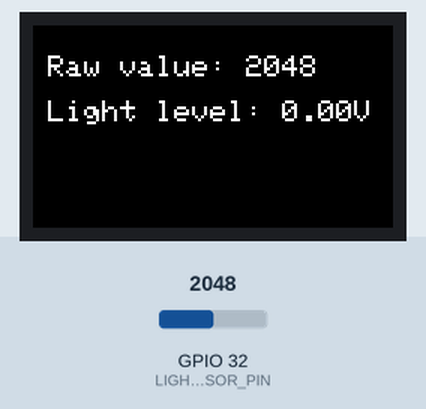
Simulated run of this sketch. Board: ESP32. Parts: 240×135 colour display. Inputs (shaded band) come from the test bench; at power-on: GPIO 32 (LIGHT_SENSOR_PIN) = 2048. WiFi joins after 1.5 s; servers stay silent unless stated; no MQTT or app messages arrive unless stated; what the sketch prints to the serial monitor is not drawn.

Above: at 2.8 s.
2.9 s: GPIO 32 (LIGHT_SENSOR_PIN) set to 3040
At 5.0 s:
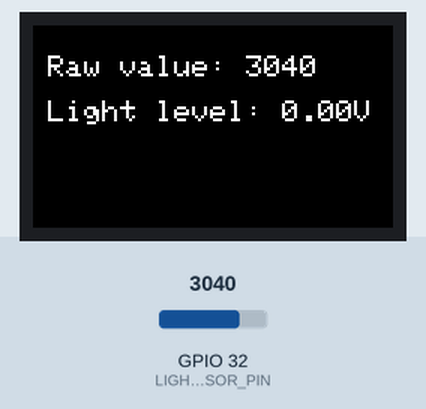
5.3 s: GPIO 32 (LIGHT_SENSOR_PIN) set to 2930
At 7.1 s:
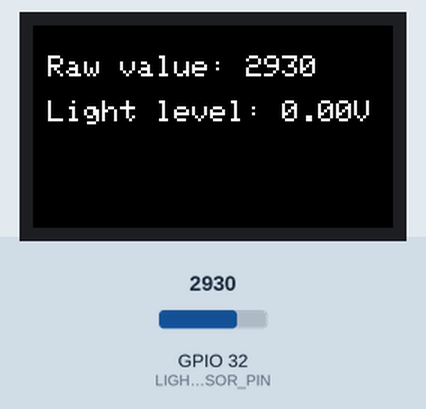
7.4 s: GPIO 32 (LIGHT_SENSOR_PIN) set to 633
At 9.0 s:
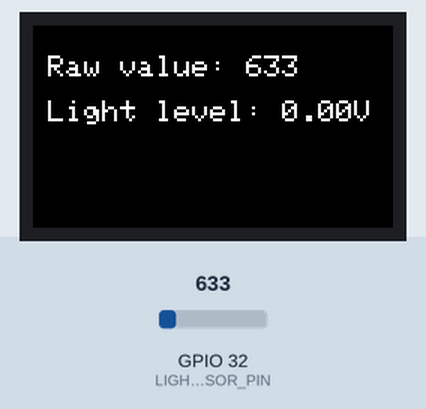
9.4 s: GPIO 32 (LIGHT_SENSOR_PIN) set to 556
At 10.9 s:
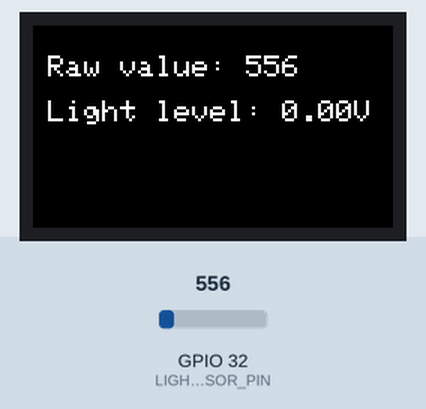
Timing chart, 0 to 12.4 s (numbered marks = the images above; inputs shaded):
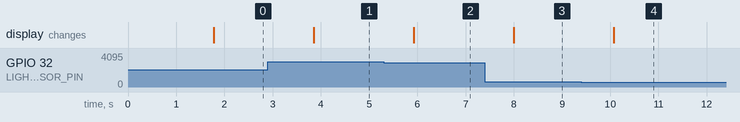

The sketch:

light-mqtt.ino
```cpp
#include <Wire.h>
#include <M5StickCPlus.h>
#include <WiFi.h>
#include <PubSubClient.h>
#include <ArduinoJson.h>

#define NODE_ID 4;
#define TOPIC "sensor/light"
#define SSID "vqqqq"
#define pw "qwerty123"
#define mqtt_server_ip "192.168.137.253"

#define LIGHT_SENSOR_PIN 32  // ADC1 Channel 0 (GPIO36)

// Wi-Fi and MQTT setup

const char* ssid = SSID;
const char* password = pw;
const char* mqtt_server = mqtt_server_ip; //pi's ip address

const char* mqtt_topic = TOPIC; // MQTT Topic

// Create instances
WiFiClient espClient;
PubSubClient client(espClient);

void setup_wifi() {
    Serial.print("Connecting to Wi-Fi...");
    WiFi.begin(ssid, password);

    while (WiFi.status() != WL_CONNECTED) {
        delay(500);
        Serial.print(".");
    }

    Serial.println("\nWi-Fi connected. IP: " + WiFi.localIP().toString());
}

void reconnect_mqtt() {
    while (!client.connected()) {
        Serial.print("Connecting to MQTT...");
        if (client.connect("M5StickCPlus_Client")) {
            Serial.println("Connected!");
        } else {
            Serial.print("Failed. State=");
            Serial.print(client.state());
            Serial.println(" Retrying in 5s...");
            delay(5000);
        }
    }
}

void setup() {
    Serial.begin(115200);
    while (!Serial) { delay(10); }
    M5.begin();             // Initialize M5StickC Plus
    M5.Lcd.setRotation(1);  // Rotate display for better readability
    M5.Lcd.fillScreen(BLACK);
    M5.Lcd.setTextColor(WHITE);
    M5.Lcd.setTextSize(2);
    Serial.begin(115200);   // Start serial communication
    setup_wifi();
    client.setServer(mqtt_server, 1883);
}

void loop() {
    if (!client.connected()) {
        reconnect_mqtt();
    }
    client.loop(); // Maintain MQTT connection

    // Read light sensor value
    char* light_level;
    int rawValue = analogRead(LIGHT_SENSOR_PIN);  // Read light sensor value (0 - 4095)
    float voltage = rawValue * (3.3 / 4095.0);    // Convert ADC value to voltage
    int darkness = map(rawValue, 0, 4095, 0, 100);  // Map to 0 - 100% brightness
    int brightness = 100 - darkness;
    if (rawValue < 600) {
      light_level = "Over exposed";
    } else if (rawValue > 3000) {
      light_level = "Under exposed";
    } else {
      light_level = "Normal";
    }

    // Display on Serial Monitor
    Serial.print("Raw ADC Value: ");
    Serial.print(rawValue);
    Serial.print(" | Light Level: ");
    Serial.print(light_level);
    Serial.print(" | Voltage: ");
    Serial.print(voltage, 2);
    Serial.print("V | Brightness: ");
    //Serial.print(brightness);
    //Serial.println("%");

    // Display on M5StickC LCD
    M5.Lcd.fillScreen(BLACK);
    M5.Lcd.setCursor(10, 20);
    M5.Lcd.printf("Raw value: %d", rawValue);
    M5.Lcd.setCursor(10, 50);
    M5.Lcd.printf("Light level: %.2fV", light_level);
    M5.Lcd.setCursor(10, 80);
    //M5.Lcd.printf("Brightness: %.0f%%", brightness);

    // Create JSON object
    StaticJsonDocument<200> jsonDoc;

    jsonDoc["id"] = NODE_ID;
    jsonDoc["light"] = rawValue;
    jsonDoc["brightness"] = brightness;

    char jsonBuffer[200];
    serializeJson(jsonDoc, jsonBuffer);


    // Publish JSON to MQTT
    if (client.publish(mqtt_topic, jsonBuffer)) {
        Serial.println("MQTT Message Sent: " + String(jsonBuffer));
    } else {
        Serial.println("MQTT Publish Failed");
    }

    delay(1000); // Small delay to reduce flickering
}
```

Measured:
- after the input at 2.9 s, the display: changes after 0.95 s (image 1)
- after the input at 5.3 s, the display: changes after 0.63 s (image 2)
- after the input at 7.4 s, the display: changes after 0.60 s (image 3)
- after the input at 9.4 s, the display: changes after 0.68 s (image 4)
